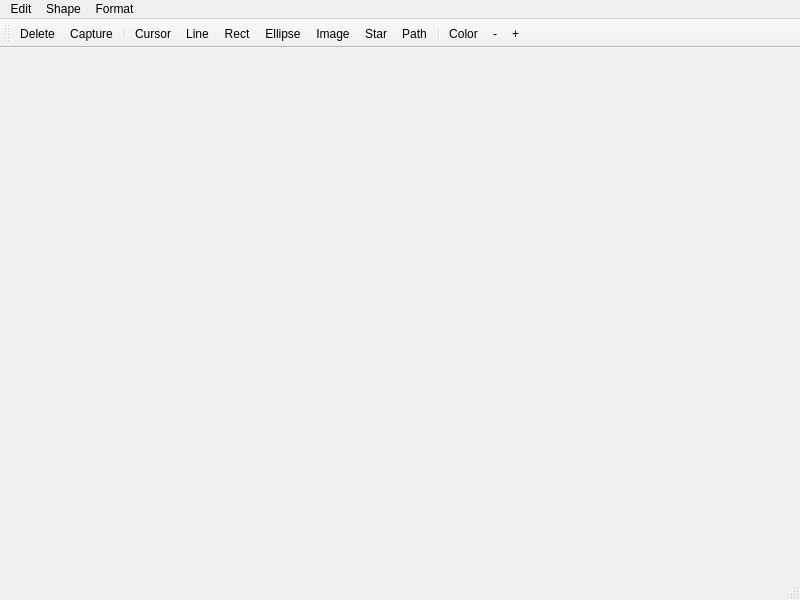
<?xml version="1.0" encoding="UTF-8"?>
<ui version="4.0">
 <class>MainWindow</class>
 <widget class="QMainWindow" name="MainWindow">
  <property name="geometry">
   <rect>
    <x>0</x>
    <y>0</y>
    <width>800</width>
    <height>600</height>
   </rect>
  </property>
  <property name="windowTitle">
   <string>MainWindow</string>
  </property>
  <widget class="QGraphicsView" name="graphicsView"/>
  <widget class="QMenuBar" name="menubar">
   <property name="geometry">
    <rect>
     <x>0</x>
     <y>0</y>
     <width>800</width>
     <height>24</height>
    </rect>
   </property>
   <widget class="QMenu" name="menuShape">
    <property name="title">
     <string>Shape</string>
    </property>
    <addaction name="actionCursor"/>
    <addaction name="actionLine"/>
    <addaction name="actionRect"/>
    <addaction name="actionEllipse"/>
    <addaction name="actionImage"/>
    <addaction name="actionStar"/>
    <addaction name="actionPath"/>
    <addaction name="separator"/>
   </widget>
   <widget class="QMenu" name="menuFormat">
    <property name="title">
     <string>Format</string>
    </property>
    <widget class="QMenu" name="menuRotate">
     <property name="title">
      <string>Rotate</string>
     </property>
     <addaction name="actionLeft"/>
     <addaction name="actionRight"/>
    </widget>
    <addaction name="actionColor"/>
    <addaction name="menuRotate"/>
   </widget>
   <widget class="QMenu" name="menuEdit">
    <property name="title">
     <string>Edit</string>
    </property>
    <addaction name="actionDelete"/>
    <addaction name="separator"/>
    <addaction name="actionCapture"/>
   </widget>
   <addaction name="menuEdit"/>
   <addaction name="menuShape"/>
   <addaction name="menuFormat"/>
  </widget>
  <widget class="QStatusBar" name="statusbar"/>
  <widget class="QToolBar" name="toolBar">
   <property name="windowTitle">
    <string>toolBar</string>
   </property>
   <attribute name="toolBarArea">
    <enum>TopToolBarArea</enum>
   </attribute>
   <attribute name="toolBarBreak">
    <bool>false</bool>
   </attribute>
   <addaction name="actionDelete"/>
   <addaction name="actionCapture"/>
   <addaction name="separator"/>
   <addaction name="actionCursor"/>
   <addaction name="actionLine"/>
   <addaction name="actionRect"/>
   <addaction name="actionEllipse"/>
   <addaction name="actionImage"/>
   <addaction name="actionStar"/>
   <addaction name="actionPath"/>
   <addaction name="separator"/>
   <addaction name="actionColor"/>
   <addaction name="actionLeft"/>
   <addaction name="actionRight"/>
  </widget>
  <action name="actionLine">
   <property name="text">
    <string>Line</string>
   </property>
  </action>
  <action name="actionEllipse">
   <property name="text">
    <string>Ellipse</string>
   </property>
  </action>
  <action name="actionImage">
   <property name="text">
    <string>Image</string>
   </property>
  </action>
  <action name="actionStar">
   <property name="text">
    <string>Star</string>
   </property>
  </action>
  <action name="actionPath">
   <property name="text">
    <string>Path</string>
   </property>
  </action>
  <action name="actionColor">
   <property name="text">
    <string>Color</string>
   </property>
  </action>
  <action name="actionCursor">
   <property name="text">
    <string>Cursor</string>
   </property>
  </action>
  <action name="actionDelete">
   <property name="text">
    <string>Delete</string>
   </property>
  </action>
  <action name="actionRect">
   <property name="text">
    <string>Rect</string>
   </property>
  </action>
  <action name="actionRotate_Right">
   <property name="text">
    <string>Rotate Right</string>
   </property>
  </action>
  <action name="actionLeft">
   <property name="text">
    <string>-</string>
   </property>
  </action>
  <action name="actionRight">
   <property name="text">
    <string>+</string>
   </property>
  </action>
  <action name="actionCapture">
   <property name="text">
    <string>Capture</string>
   </property>
  </action>
 </widget>
 <resources/>
 <connections/>
</ui>
